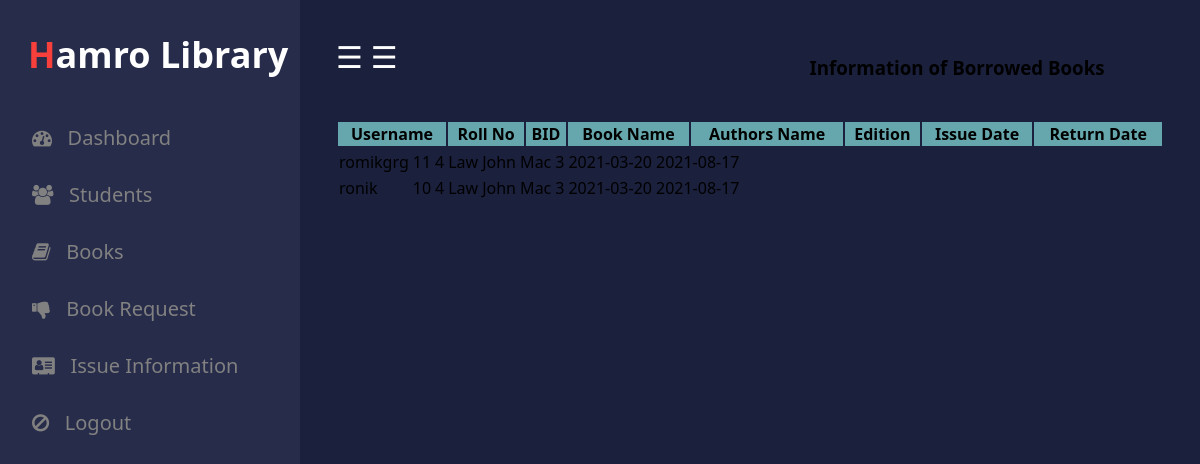
Screenshot of /admin/issue_info.php (signed in) with the database file from the repository.
### tables this page shows
CREATE TABLE `student` (
  `id` int(50) NOT NULL,
  `username` varchar(50) NOT NULL,
  `email` varchar(50) NOT NULL,
  `password` varchar(50) NOT NULL,
  `roll` int(11) NOT NULL,
  `phone` int(50) NOT NULL
);

CREATE TABLE `books` (
  `bid` int(50) NOT NULL,
  `name` varchar(50) NOT NULL,
  `authors` varchar(50) NOT NULL,
  `edition` int(50) NOT NULL,
  `status` varchar(50) NOT NULL,
  `quantity` int(50) NOT NULL,
  `department` varchar(50) NOT NULL
);

CREATE TABLE `issue_book` (
  `username` varchar(100) NOT NULL,
  `bid` int(100) NOT NULL,
  `approve` varchar(100) NOT NULL,
  `issue` varchar(100) NOT NULL,
  `return` varchar(100) NOT NULL
);

### admin/issue_info.php (the view, shortened to what this page needs)
<?php
  include "connection.php";
  include "header1.php";
?>
<html>
<head>
  <link rel="stylesheet" type="text/css" href="#">
  </head>
  <body>
    <div class="container">
    <h3 style="text-align: center;">Information of Borrowed Books</h3><br>
    <?php
      if(isset($_SESSION['login_user']))
      {
        $sql="SELECT student.username,roll,books.bid,name,authors,edition,issue,issue_book.return FROM student inner join issue_book ON student.username=issue_book.username inner join books ON issue_book.bid=books.bid WHERE issue_book.approve ='Yes' ORDER BY `issue_book`.`return` ASC";
        $res=mysqli_query($db,$sql);
        echo "<table class='table table-bordered' style='width:100%;' >";
        echo "<tr style='background-color: #6db6b9e6;'>";
        echo "<th>"; echo "Username";  echo "</th>";
        echo "<th>"; echo "Roll No";  echo "</th>";
        echo "<th>"; echo "BID";  echo "</th>";
        echo "<th>"; echo "Book Name";  echo "</th>";
        echo "<th>"; echo "Authors Name";  echo "</th>";
        echo "<th>"; echo "Edition";  echo "</th>";
        echo "<th>"; echo "Issue Date";  echo "</th>";
        echo "<th>"; echo "Return Date";  echo "</th>";
      echo "</tr>";
      echo "</table>";
       echo "<div class='scroll'>";
        echo "<table class='table table-bordered' >";
      while($row=mysqli_fetch_assoc($res))
      {
        echo "<tr>";
          echo "<td>"; echo $row['username']; echo "</td>";
          echo "<td>"; echo $row['roll']; echo "</td>";
          echo "<td>"; echo $row['bid']; echo "</td>";
          echo "<td>"; echo $row['name']; echo "</td>";
          echo "<td>"; echo $row['authors']; echo "</td>";
          echo "<td>"; echo $row['edition']; echo "</td>";
          echo "<td>"; echo $row['issue']; echo "</td>";
          echo "<td>"; echo $row['return']; echo "</td>";
        echo "</tr>";
      }
    echo "</table>";
        echo "</div>";
      }
      else
      {
        ?>
          <h3 style="text-align: center;">Login to see information of Borrowed Books</h3>
        <?php
      }
    ?>
  </div>
</body>
</html>

### admin/header1.php (shortened to what this page needs)
<!Doctype HTML>
<html>
<head>
	<link rel="stylesheet" href="header1.css" type="text/css"/>
	<link rel="stylesheet" href="https://cdnjs.cloudflare.com/ajax/libs/font-awesome/4.7.0/css/font-awesome.min.css">
</head>
<body>
	<div id="mySidenav" class="sidenav">
	<p class="logo"><span>H</span>amro Library</p>
  <a href="index.php" class="icon-a"><i class="fa fa-dashboard icons"></i> &nbsp;&nbsp;Dashboard</a>
  <a href="costumers.php"class="icon-a"><i class="fa fa-users icons"></i> &nbsp;&nbsp;Students</a>
  <a href="addbook.php"class="icon-a"><i class="fa fa-book icons"></i> &nbsp;&nbsp;Books</a>
  <a href="request.php"class="icon-a"><i class="fa fa-thumbs-down icons"></i> &nbsp;&nbsp;Book Request</a>
  <a href="issue_info.php"class="icon-a"><i class="fa fa-address-card icons"></i> &nbsp;&nbsp;Issue Information</a>
  <a href="logout.php"class="icon-a"><i class="fa fa-ban icons"></i> &nbsp;&nbsp;Logout</a>
</div>
<div id="main">
	<div class="head">
		<div class="col-div-6">
<span style="font-size:30px;cursor:pointer; color: white;" class="nav">&#9776; </span>
<span style="font-size:30px;cursor:pointer; color: white;" class="nav2">&#9776; </span>
</div>
</body>
</html>

### admin/header1.css (style rules this page uses)
body { margin:0px; padding: 0px; background-color:#1b203d; overflow: auto; font-family: system-ui; }
.logo { margin: 0px; margin-left: 28px; font-weight: bold; color: white; margin-bottom: 30px; }
.logo span { color: #f7403b; }
.sidenav { height: 1070px; width: 300px; position: fixed; z-index: 1; top: 0; left: 0; background-color: #272c4a; overflow:hidden; transition: 0.5s; padding-top: 30px; display: block; justify-content: center; }
.sidenav a { padding: 15px 8px 15px 32px; text-decoration: none; font-size: 20px; color: #818181; display: block; transition: 0.3s; }
.sidenav { position: absolute; top: 0; right: 25px; font-size: 36px; }
#main { transition: margin-left .5s; padding: 16px; margin-left: 300px; }
.head { padding:20px; }
.col-div-6 { width: 50%; float: left; }

### rows the page displays
student: username "romikgrg", roll "11", books.bid "4", books.name "Law", books.authors "John Mac", books.edition "3", issue_book.issue "2021-03-20", issue_book.return "2021-08-17"
student: username "ronik", roll "10", books.bid "4", books.name "Law", books.authors "John Mac", books.edition "3", issue_book.issue "2021-03-20", issue_book.return "2021-08-17"
